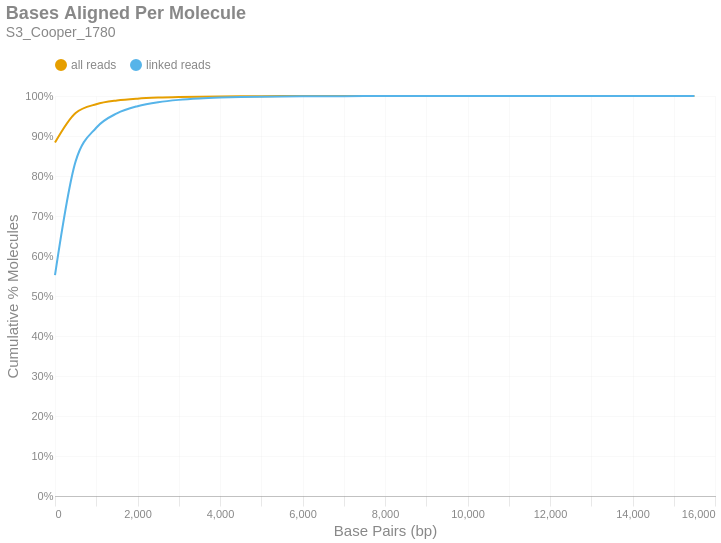

The cell this chart's notebook holds for it:
### Markdown cell above
### Bases Aligned Per Molecule
This is a cumulative frequency distribution showing the number of base pairs aligned per unique molecule. These data are shown in 500 bp bins. There are two distributions: one with `all reads` (yellow) and another with only `linked reads` (blue). The percent of molecules in the `linked reads` distribution is relative to the total number of linked molecules.

### Code cell
if SKIPLR:
    print_html(f"Skipped")
else:
    binned_df = consolidated_hist(valids['aligned_bp'], mask, 500, True)
    with SafeRender(binned_df):
        (
            density_plot(binned_df, 'Bases Aligned Per Molecule', samplename, 'basesper')
            .encode(
                x=alt.X('bin:Q', title="Base Pairs (bp)").axis(tickMinStep=500).scale(padding=0),
                y=alt.Y('value:Q', title='Cumulative % Molecules')
                    .axis(format='%')
                    .scale(domain = [0,1])
                    .stack(False),
                color=alt.Color("key:N").scale(domain = ["all reads", "linked reads"]),
                tooltip = [
                    alt.Tooltip("key:N", title = "Data Type"),
                    alt.Tooltip("range_label:N", title="Bases Aligned Per Molecule"),
                    alt.Tooltip("value:Q", format = ".2%", title="% Molecules (Cum.)")
                ]
            )
        ).display()

### Figure 1 — Vega-Lite specification as saved in the notebook (floating-point values rounded to 4 significant figures)
{"width": "container", "height": 400, "config": {"title": {"anchor": "start", "dy": -15, "fontSize": 18, "color": "#888888", "subtitleColor": "#888888", "subtitleFontSize": 14}, "arc": {"fill": "#0072B2"}, "axis": {"domainColor": "#888888", "domainWidth": 0.5, "gridWidth": 0.2, "grid": false, "titleFontWeight": 400, "titleFontSize": 15, "labelFontSize": 11, "labelColor": "#888888", "tickColor": "#888888", "tickWidth": 0.2, "titleColor": "#888888"}, "axisBand": {"grid": false}, "axisX": {"grid": true, "tickSize": 10, "domainCap": "round"}, "axisY": {"domain": false, "grid": true, "tickSize": 0, "domainCap": "round"}, "background": "transparent", "header": {"labelFontSize": 15, "labelColor": "#888888", "titleFontSize": 15, "titleFontWeight": 600, "titleColor": "#888888"}, "legend": {"labelFont": "sans-serif", "labelFontSize": 12, "labelColor": "#888888", "symbolSize": 100, "symbolType": "circle", "titleFontSize": 12, "titlePadding": 10, "titleColor": "#888888", "title": null, "orient": "top"}, "range": {"category": ["#E69F00", "#56B4E9", "#009E73", "#F0E442", "#0072B2", "#D55E00", "#CC79A7", "#000000"], "diverging": ["#cfe8f3", "#a2d4ec", "#73bfe2", "#46abdb", "#1696d2", "#12719e"]}, "area": {"fill": "#0072B2", "fillOpacity": 0.7, "line": true, "strokeOpacity": 0.7}, "line": {"color": "#0072B2", "stroke": "#0072B2", "strokeWidth": 2}, "trail": {"color": "#0072B2", "stroke": "#0072B2", "strokeWidth": 0, "size": 1}, "point": {"filled": true, "fillOpacity": 1.0, "size": 95}, "text": {"color": "#888888", "fontSize": 11, "align": "right", "fontWeight": 400, "size": 11}, "bar": {"fill": "#0072B2", "stroke": null}, "view": {"stroke": null, "continuousWidth": 660, "continuousHeight": 400}}, "data": {"name": "data-819899b47a06486ffeeb82061cf60733"}, "mark": {"type": "line", "interpolate": "monotone", "point": {"opacity": 0, "size": 275}}, "encoding": {"color": {"field": "key", "scale": {"domain": ["all reads", "linked reads"]}, "type": "nominal"}, "tooltip": [{"field": "key", "title": "Data Type", "type": "nominal"}, {"field": "range_label", "title": "Bases Aligned Per Molecule", "type": "nominal"}, {"field": "value", "format": ".2%", "title": "% Molecules (Cum.)", "type": "quantitative"}], "x": {"axis": {"tickMinStep": 500}, "field": "bin", "scale": {"padding": 0}, "title": "Base Pairs (bp)", "type": "quantitative"}, "y": {"axis": {"format": "%"}, "field": "value", "scale": {"domain": [0, 1]}, "stack": false, "title": "Cumulative % Molecules", "type": "quantitative"}}, "params": [{"name": "param_c36ac31b6afebe62", "select": {"type": "point", "fields": ["key"]}, "bind": "legend"}], "title": {"text": "Bases Aligned Per Molecule", "subtitle": "S3_Cooper_1780"}, "transform": [{"fold": ["all reads (cumsum)", "linked reads (cumsum)"]}, {"calculate": "replace(datum.key, ' (cumsum)', '')", "as": "key"}, {"filter": {"param": "param_c36ac31b6afebe62"}}], "usermeta": {"embedOptions": {"downloadFileName": "S3_Cooper_1780.basesper"}}, "$schema": "https://vega.github.io/schema/vega-lite/v6.1.0.json", "datasets": {"data-819899b47a06486ffeeb82061cf60733": [{"bin": "0.0", "interval": "0.0-500.0", "all reads": 0.8838, "linked reads": 0.5522, "all reads (cumsum)": 0.8838, "linked reads (cumsum)": 0.5522, "range_label": "0-499"}, {"bin": "500.0", "interval": "500.0-1000.0", "all reads": 0.07399, "linked reads": 0.2844, "all reads (cumsum)": 0.9578, "linked reads (cumsum)": 0.8366, "range_label": "500-999"}, {"bin": "1000.0", "interval": "1000.0-1500.0", "all reads": 0.02173, "linked reads": 0.08403, "all reads (cumsum)": 0.9795, "linked reads (cumsum)": 0.9207, "range_label": "1000-1499"}, {"bin": "1500.0", "interval": "1500.0-2000.0", "all reads": 0.009296, "linked reads": 0.03596, "all reads (cumsum)": 0.9888, "linked reads (cumsum)": 0.9566, "range_label": "1500-1999"}, {"bin": "2000.0", "interval": "2000.0-2500.0", "all reads": 0.004627, "linked reads": 0.0179, "all reads (cumsum)": 0.9934, "linked reads (cumsum)": 0.9745, "range_label": "2000-2499"}, {"bin": "2500.0", "interval": "2500.0-3000.0", "all reads": 0.002561, "linked reads": 0.009908, "all reads (cumsum)": 0.996, "linked reads (cumsum)": 0.9844, "range_label": "2500-2999"}, {"bin": "3000.0", "interval": "3000.0-3500.0", "all reads": 0.001513, "linked reads": 0.005856, "all reads (cumsum)": 0.9975, "linked reads (cumsum)": 0.9903, "range_label": "3000-3499"}, {"bin": "3500.0", "interval": "3500.0-4000.0", "all reads": 0.0009007, "linked reads": 0.003485, "all reads (cumsum)": 0.9984, "linked reads (cumsum)": 0.9938, "range_label": "3500-3999"}, {"bin": "4000.0", "interval": "4000.0-4500.0", "all reads": 0.0005616, "linked reads": 0.002173, "all reads (cumsum)": 0.999, "linked reads (cumsum)": 0.996, "range_label": "4000-4499"}, {"bin": "4500.0", "interval": "4500.0-5000.0", "all reads": 0.0003575, "linked reads": 0.001383, "all reads (cumsum)": 0.9993, "linked reads (cumsum)": 0.9973, "range_label": "4500-4999"}, {"bin": "5000.0", "interval": "5000.0-5500.0", "all reads": 0.00022, "linked reads": 0.0008513, "all reads (cumsum)": 0.9995, "linked reads (cumsum)": 0.9982, "range_label": "5000-5499"}, {"bin": "5500.0", "interval": "5500.0-6000.0", "all reads": 0.0001579, "linked reads": 0.000611, "all reads (cumsum)": 0.9997, "linked reads (cumsum)": 0.9988, "range_label": "5500-5999"}, {"bin": "6000.0", "interval": "6000.0-6500.0", "all reads": 9.84e-05, "linked reads": 0.0003807, "all reads (cumsum)": 0.9998, "linked reads (cumsum)": 0.9992, "range_label": "6000-6499"}, {"bin": "6500.0", "interval": "6500.0-7000.0", "all reads": 6.91e-05, "linked reads": 0.0002674, "all reads (cumsum)": 0.9999, "linked reads (cumsum)": 0.9995, "range_label": "6500-6999"}, {"bin": "7000.0", "interval": "7000.0-7500.0", "all reads": 4.459e-05, "linked reads": 0.0001725, "all reads (cumsum)": 0.9999, "linked reads (cumsum)": 0.9996, "range_label": "7000-7499"}, {"bin": "7500.0", "interval": "7500.0-8000.0", "all reads": 3.023e-05, "linked reads": 0.000117, "all reads (cumsum)": 0.9999, "linked reads (cumsum)": 0.9997, "range_label": "7500-7999"}, {"bin": "8000.0", "interval": "8000.0-8500.0", "all reads": 1.996e-05, "linked reads": 7.723e-05, "all reads (cumsum)": 1.0, "linked reads (cumsum)": 0.9998, "range_label": "8000-8499"}, {"bin": "8500.0", "interval": "8500.0-9000.0", "all reads": 1.576e-05, "linked reads": 6.097e-05, "all reads (cumsum)": 1.0, "linked reads (cumsum)": 0.9999, "range_label": "8500-8999"}, {"bin": "9000.0", "interval": "9000.0-9500.0", "all reads": 1.027e-05, "linked reads": 3.974e-05, "all reads (cumsum)": 1.0, "linked reads (cumsum)": 0.9999, "range_label": "9000-9499"}, {"bin": "9500.0", "interval": "9500.0-10000.0", "all reads": 7.237e-06, "linked reads": 2.8e-05, "all reads (cumsum)": 1.0, "linked reads (cumsum)": 1.0, "range_label": "9500-9999"}, {"bin": "10000.0", "interval": "10000.0-10500.0", "all reads": 4.085e-06, "linked reads": 1.581e-05, "all reads (cumsum)": 1.0, "linked reads (cumsum)": 1.0, "range_label": "10000-10499"}, {"bin": "10500.0", "interval": "10500.0-11000.0", "all reads": 2.568e-06, "linked reads": 9.936e-06, "all reads (cumsum)": 1.0, "linked reads (cumsum)": 1.0, "range_label": "10500-10999"}, {"bin": "11000.0", "interval": "11000.0-11500.0", "all reads": 1.868e-06, "linked reads": 7.226e-06, "all reads (cumsum)": 1.0, "linked reads (cumsum)": 1.0, "range_label": "11000-11499"}, {"bin": "11500.0", "interval": "11500.0-12000.0", "all reads": 1.401e-06, "linked reads": 5.419e-06, "all reads (cumsum)": 1.0, "linked reads (cumsum)": 1.0, "range_label": "11500-11999"}, {"bin": "12000.0", "interval": "12000.0-12500.0", "all reads": 7.004e-07, "linked reads": 2.71e-06, "all reads (cumsum)": 1.0, "linked reads (cumsum)": 1.0, "range_label": "12000-12499"}, {"bin": "12500.0", "interval": "12500.0-13000.0", "all reads": 2.335e-07, "linked reads": 9.032e-07, "all reads (cumsum)": 1.0, "linked reads (cumsum)": 1.0, "range_label": "12500-12999"}, {"bin": "13000.0", "interval": "13000.0-13500.0", "all reads": 5.836e-07, "linked reads": 2.258e-06, "all reads (cumsum)": 1.0, "linked reads (cumsum)": 1.0, "range_label": "13000-13499"}, {"bin": "13500.0", "interval": "13500.0-14000.0", "all reads": 4.669e-07, "linked reads": 1.806e-06, "all reads (cumsum)": 1.0, "linked reads (cumsum)": 1.0, "range_label": "13500-13999"}, {"bin": "14000.0", "interval": "14000.0-14500.0", "all reads": 2.335e-07, "linked reads": 9.032e-07, "all reads (cumsum)": 1.0, "linked reads (cumsum)": 1.0, "range_label": "14000-14499"}, {"bin": "14500.0", "interval": "14500.0-15000.0", "all reads": 1.167e-07, "linked reads": 4.516e-07, "all reads (cumsum)": 1.0, "linked reads (cumsum)": 1.0, "range_label": "14500-14999"}, {"bin": "15000.0", "interval": "15000.0-15500.0", "all reads": 0.0, "linked reads": 0.0, "all reads (cumsum)": 1.0, "linked reads (cumsum)": 1.0, "range_label": "15000-15499"}, {"bin": "15500.0", "interval": "15500.0-16000.0", "all reads": 3.502e-07, "linked reads": 1.355e-06, "all reads (cumsum)": 1.0, "linked reads (cumsum)": 1.0, "range_label": "15500-15999"}]}}
